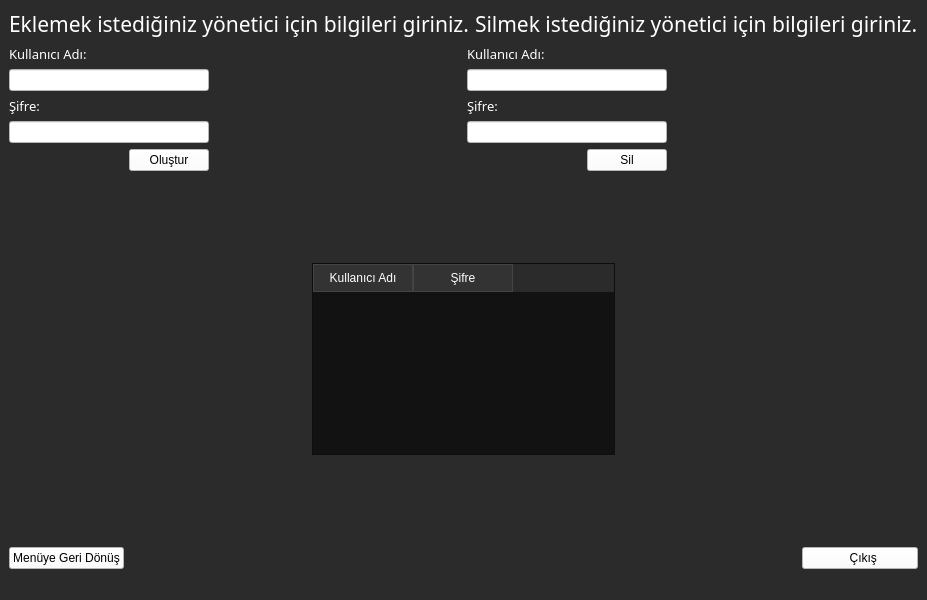
<?xml version="1.0" encoding="UTF-8"?>
<ui version="4.0">
 <class>yoneklesil</class>
 <widget class="QMainWindow" name="yoneklesil">
  <property name="geometry">
   <rect>
    <x>0</x>
    <y>0</y>
    <width>800</width>
    <height>600</height>
   </rect>
  </property>
  <property name="windowTitle">
   <string>Yönetici Ekle/Sil</string>
  </property>
  <property name="accessibleName">
   <string>Ekle/sil</string>
  </property>
  <property name="styleSheet">
   <string notr="true">background-color:rgb(43,43,43);</string>
  </property>
  <widget class="QWidget" name="centralwidget">
   <layout class="QVBoxLayout" name="verticalLayout">
    <item>
     <layout class="QVBoxLayout" name="lyt1">
      <item>
       <layout class="QHBoxLayout" name="lyt2">
        <item>
         <widget class="QLabel" name="lb1">
          <property name="maximumSize">
           <size>
            <width>16777215</width>
            <height>50</height>
           </size>
          </property>
          <property name="font">
           <font>
            <family>Sans Serif Collection</family>
            <pointsize>16</pointsize>
           </font>
          </property>
          <property name="styleSheet">
           <string notr="true">color: rgb(255, 255, 255);</string>
          </property>
          <property name="text">
           <string>Eklemek istediğiniz yönetici için bilgileri giriniz.</string>
          </property>
         </widget>
        </item>
        <item>
         <widget class="QLabel" name="lb2">
          <property name="maximumSize">
           <size>
            <width>16777215</width>
            <height>50</height>
           </size>
          </property>
          <property name="font">
           <font>
            <family>Sans Serif Collection</family>
            <pointsize>16</pointsize>
           </font>
          </property>
          <property name="styleSheet">
           <string notr="true">color: rgb(255, 255, 255);</string>
          </property>
          <property name="text">
           <string>Silmek istediğiniz yönetici için bilgileri giriniz.</string>
          </property>
         </widget>
        </item>
       </layout>
      </item>
      <item>
       <layout class="QHBoxLayout" name="lyt3">
        <item>
         <layout class="QVBoxLayout" name="lyt4">
          <item>
           <widget class="QLabel" name="lb3">
            <property name="maximumSize">
             <size>
              <width>16777215</width>
              <height>40</height>
             </size>
            </property>
            <property name="font">
             <font>
              <family>Sans Serif Collection</family>
              <pointsize>10</pointsize>
             </font>
            </property>
            <property name="styleSheet">
             <string notr="true">color: rgb(255, 255, 255);</string>
            </property>
            <property name="text">
             <string>Kullanıcı Adı:</string>
            </property>
           </widget>
          </item>
          <item>
           <widget class="QLineEdit" name="lneklekullan">
            <property name="maximumSize">
             <size>
              <width>200</width>
              <height>16777215</height>
             </size>
            </property>
            <property name="styleSheet">
             <string notr="true">
background-color: rgb(255, 255, 255);</string>
            </property>
            <property name="clearButtonEnabled">
             <bool>true</bool>
            </property>
           </widget>
          </item>
          <item>
           <widget class="QLabel" name="lb4">
            <property name="maximumSize">
             <size>
              <width>16777215</width>
              <height>102</height>
             </size>
            </property>
            <property name="font">
             <font>
              <family>Sans Serif Collection</family>
              <pointsize>10</pointsize>
             </font>
            </property>
            <property name="styleSheet">
             <string notr="true">color: rgb(255, 255, 255);</string>
            </property>
            <property name="text">
             <string>Şifre:</string>
            </property>
           </widget>
          </item>
          <item>
           <widget class="QLineEdit" name="lneklesifr">
            <property name="maximumSize">
             <size>
              <width>200</width>
              <height>16777215</height>
             </size>
            </property>
            <property name="styleSheet">
             <string notr="true">
background-color: rgb(255, 255, 255);</string>
            </property>
            <property name="echoMode">
             <enum>QLineEdit::Password</enum>
            </property>
            <property name="clearButtonEnabled">
             <bool>true</bool>
            </property>
           </widget>
          </item>
          <item alignment="Qt::AlignRight">
           <widget class="QPushButton" name="btnolustur">
            <property name="styleSheet">
             <string notr="true">background-color: rgb(255, 255, 255);</string>
            </property>
            <property name="text">
             <string>Oluştur</string>
            </property>
           </widget>
          </item>
         </layout>
        </item>
        <item>
         <spacer name="horizontalSpacer">
          <property name="orientation">
           <enum>Qt::Horizontal</enum>
          </property>
          <property name="sizeType">
           <enum>QSizePolicy::Expanding</enum>
          </property>
          <property name="sizeHint" stdset="0">
           <size>
            <width>40</width>
            <height>20</height>
           </size>
          </property>
         </spacer>
        </item>
        <item>
         <layout class="QVBoxLayout" name="lyt5">
          <item>
           <widget class="QLabel" name="lb5">
            <property name="font">
             <font>
              <family>Sans Serif Collection</family>
              <pointsize>10</pointsize>
             </font>
            </property>
            <property name="styleSheet">
             <string notr="true">color: rgb(255, 255, 255);</string>
            </property>
            <property name="text">
             <string>Kullanıcı Adı:</string>
            </property>
           </widget>
          </item>
          <item>
           <widget class="QLineEdit" name="lnsilkullan">
            <property name="maximumSize">
             <size>
              <width>200</width>
              <height>80</height>
             </size>
            </property>
            <property name="styleSheet">
             <string notr="true">
background-color: rgb(255, 255, 255);</string>
            </property>
            <property name="clearButtonEnabled">
             <bool>true</bool>
            </property>
           </widget>
          </item>
          <item>
           <widget class="QLabel" name="lb6">
            <property name="font">
             <font>
              <family>Sans Serif Collection</family>
              <pointsize>10</pointsize>
             </font>
            </property>
            <property name="styleSheet">
             <string notr="true">color: rgb(255, 255, 255);</string>
            </property>
            <property name="text">
             <string>Şifre:</string>
            </property>
           </widget>
          </item>
          <item>
           <widget class="QLineEdit" name="lnsilsifre">
            <property name="maximumSize">
             <size>
              <width>200</width>
              <height>16777215</height>
             </size>
            </property>
            <property name="styleSheet">
             <string notr="true">
background-color: rgb(255, 255, 255);</string>
            </property>
            <property name="echoMode">
             <enum>QLineEdit::Password</enum>
            </property>
            <property name="clearButtonEnabled">
             <bool>true</bool>
            </property>
           </widget>
          </item>
          <item alignment="Qt::AlignRight">
           <widget class="QPushButton" name="btnsil">
            <property name="styleSheet">
             <string notr="true">background-color: rgb(255, 255, 255);</string>
            </property>
            <property name="text">
             <string>Sil</string>
            </property>
           </widget>
          </item>
         </layout>
        </item>
        <item>
         <spacer name="horizontalSpacer_4">
          <property name="orientation">
           <enum>Qt::Horizontal</enum>
          </property>
          <property name="sizeHint" stdset="0">
           <size>
            <width>40</width>
            <height>20</height>
           </size>
          </property>
         </spacer>
        </item>
       </layout>
      </item>
     </layout>
    </item>
    <item>
     <spacer name="verticalSpacer_2">
      <property name="orientation">
       <enum>Qt::Vertical</enum>
      </property>
      <property name="sizeHint" stdset="0">
       <size>
        <width>20</width>
        <height>40</height>
       </size>
      </property>
     </spacer>
    </item>
    <item>
     <layout class="QHBoxLayout" name="horizontalLayout">
      <item>
       <spacer name="horizontalSpacer_5">
        <property name="orientation">
         <enum>Qt::Horizontal</enum>
        </property>
        <property name="sizeHint" stdset="0">
         <size>
          <width>40</width>
          <height>20</height>
         </size>
        </property>
       </spacer>
      </item>
      <item>
       <widget class="QTableWidget" name="tablo">
        <property name="styleSheet">
         <string notr="true">QTableWidget {
    background-color: #121212;
    color: #ffffff;
}


QTableWidget::item {
    background-color: #121212; 
    color: #ffffff; 
}


QTableWidget::item:selected {
    background-color: #3399ff; 
    color: #ffffff; 
}

QHeaderView::section {
    background-color: #333333; 
    color: #ffffff;
    padding: 4px;
    border: 1px solid #444444;
}</string>
        </property>
        <column>
         <property name="text">
          <string>Kullanıcı Adı</string>
         </property>
        </column>
        <column>
         <property name="text">
          <string>Şifre</string>
         </property>
        </column>
       </widget>
      </item>
      <item>
       <spacer name="horizontalSpacer_3">
        <property name="orientation">
         <enum>Qt::Horizontal</enum>
        </property>
        <property name="sizeHint" stdset="0">
         <size>
          <width>40</width>
          <height>20</height>
         </size>
        </property>
       </spacer>
      </item>
     </layout>
    </item>
    <item>
     <spacer name="verticalSpacer">
      <property name="orientation">
       <enum>Qt::Vertical</enum>
      </property>
      <property name="sizeType">
       <enum>QSizePolicy::Expanding</enum>
      </property>
      <property name="sizeHint" stdset="0">
       <size>
        <width>20</width>
        <height>40</height>
       </size>
      </property>
     </spacer>
    </item>
    <item>
     <layout class="QHBoxLayout" name="horizontalLayout_2">
      <item>
       <widget class="QPushButton" name="btnmenuyedon">
        <property name="maximumSize">
         <size>
          <width>16777215</width>
          <height>16777215</height>
         </size>
        </property>
        <property name="styleSheet">
         <string notr="true">background-color: rgb(255, 255, 255);
font: 8pt &quot;Sans Serif Collection&quot;;</string>
        </property>
        <property name="text">
         <string>Menüye Geri Dönüş</string>
        </property>
        <property name="icon">
         <iconset>
          <normaloff>kedy.jpg</normaloff>kedy.jpg</iconset>
        </property>
        <property name="iconSize">
         <size>
          <width>40</width>
          <height>40</height>
         </size>
        </property>
       </widget>
      </item>
      <item>
       <spacer name="horizontalSpacer_6">
        <property name="orientation">
         <enum>Qt::Horizontal</enum>
        </property>
        <property name="sizeHint" stdset="0">
         <size>
          <width>40</width>
          <height>20</height>
         </size>
        </property>
       </spacer>
      </item>
      <item>
       <widget class="QPushButton" name="CIKKK">
        <property name="maximumSize">
         <size>
          <width>16777215</width>
          <height>16777215</height>
         </size>
        </property>
        <property name="styleSheet">
         <string notr="true">background-color: rgb(255, 255, 255);
font: 8pt &quot;Sans Serif Collection&quot;;</string>
        </property>
        <property name="text">
         <string>             Çıkış           </string>
        </property>
        <property name="icon">
         <iconset>
          <normaloff>kedy.jpg</normaloff>kedy.jpg</iconset>
        </property>
        <property name="iconSize">
         <size>
          <width>40</width>
          <height>40</height>
         </size>
        </property>
       </widget>
      </item>
     </layout>
    </item>
   </layout>
  </widget>
  <widget class="QMenuBar" name="menubar">
   <property name="geometry">
    <rect>
     <x>0</x>
     <y>0</y>
     <width>800</width>
     <height>18</height>
    </rect>
   </property>
  </widget>
  <widget class="QStatusBar" name="statusbar"/>
 </widget>
 <resources/>
 <connections/>
</ui>
